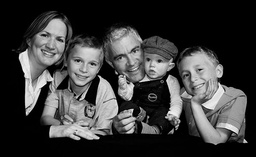
#> input picture test_famille.jpg, 256 x 157 px, shrunk from 600 x 368 before the run; the run also reads 1 picture not shown here
$ python patch_matching.py   (Python 2 division)   (older library calls are emulated)
#> lines starting #> are read from the running program, lines starting #| are printed output that depends on the picture
# -*- coding: utf-8 -*-
"""
Created on Fri Jan 30 14:13:01 2015

@author: drizardnicolas
"""
from scipy import misc
import numpy as np
import matplotlib.pyplot as plt
import math

#load images in fray-scale layer
#    eye: reference patch
#    img: image where you want to find the patch eye
#    patchs_number: number of occurences of the patch eye in the image

img = misc.imread('test_famille.jpg',1)
#> img: shape (157, 256) float32; min 0, max 252, mean 59.3
eye=misc.imread('eye_famille.png',1)
#data parameters
i0=eye.shape[0]
#> i0 = 8
j0=eye.shape[1]
#> j0 = 8
eye_size=i0*j0
#> eye_size = 64


i1=img.shape[0]
#> i1 = 157
j1=img.shape[1]
#> j1 = 256

patchs_number=5
#----------------------------------------Estimate the patch

#mean
mu_eye=np.zeros((3,1))
mu_eye[0,0]=eye.shape[0]/2
mu_eye[1,0]=eye.shape[1]/2
mu_eye[2,0]=np.mean(eye)

#covariance
cov_eye=np.zeros((3,3))
for i in range(i0):
    for j in range(j0):
        X=np.array([[i],[j],[eye[i,j]]])
        cov_eye+=np.dot((X-mu_eye),np.transpose(X-mu_eye))
#> after the loop, cov_eye = [[352, 16, 4293], [16, 352, 331], [4293, 331, 189080.9]]
cov_eye=cov_eye/(eye_size-1)
#> cov_eye = [[5.59, 0.254, 68.14], [0.254, 5.59, 5.25], [68.14, 5.25, 3001.3]]


#----------------------------------set the summed area table

#sum to compute mu
I_sum=np.zeros((i1,j1))
for i in range(i1):
    for j in range(j1):
        I_sum[i,j]=img[i,j]+(I_sum[i-1,j] if i>0 else 0)+(I_sum[i,j-1] if j>0 else 0)-(I_sum[i-1,j-1] if i>0 and j>0 else 0)
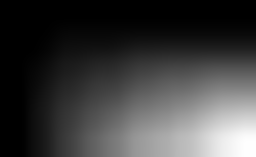
#> I_sum: shape (157, 256) float64; min 0, max 2382483, mean 580005.8; drawn with min black and max white

#sum to compute cov
I_square=np.zeros((i1,j1,3,3))
for i in range(i1):
    for j in range(j1):
        X=np.array([[i],[j],[img[i,j]]])
        I_square[i,j,:,:]=np.dot(X,np.transpose(X))+(I_square[i-1,j,:,:] if i>0 else 0)+(I_square[i,j-1,:,:] if j>0 else 0)-(I_square[i-1,j-1,:,:] if i>0 and j>0 else 0)

# [9 lines of commented-out code are left out]

print "Pre-processing completed"

#---------Patch Matching

#Naive approach

print "Naive Patch-Matching begins"

#-----------------------------set the KL-table
KL=np.zeros((img.shape[0]-i0+1,img.shape[1]-j0+1))
mu_temp=np.zeros((3,1))
mu_temp[0,0]=i0/2
mu_temp[1,0]=j0/2
KL_min=np.array([[0],[0],[1000]])
for i in range(img.shape[0]-i0 +1):
    print "KL line "+str(i)
    for j in range(img.shape[1]-j0 +1):
        #patch analyzed: i to i+i0-1 and j to j+j0-1
        #mu computation
        sum_int=I_sum[i+i0-1,j+j0-1]-(I_sum[i-1,j+j0-1] if i>0 else 0)-(I_sum[i+i0-1,j-1] if j>0 else 0)+(I_sum[i-1,j-1] if i>0 and j>0 else 0)
        mu_temp[2,0]=(sum_int)/(eye_size)#compute mu with the summed area table

        #cov NAIVE computation
        cov_temp=np.zeros((3,3))
        for k in range(i0):
            for l in range(j0):
                X=np.array([[k],[l],[img[i+k,j+l]]])
                cov_temp+=np.dot((X-mu_temp),np.transpose(X-mu_temp))
        cov_temp=cov_temp/(eye_size-1)
        #Debug zone
        #print "true cov_temp is "+str(cov_tempold)

        #cov computation with summed area table
#        cov_temp=np.zeros((3,3))
#        sum_square=np.zeros((3,3))
#
#        sum_x=0.5*j0*i0*i0
#        sum_y=0.5*i0*j0*j0
#        sum_square=I_square[i+i0-1,j+j0-1,:,:]-(I_square[i-1,j+j0-1,:,:] if i>0 else 0)-(I_square[i+i0-1,j-1,:,:] if j>0 else 0)+(I_square[i-1,j-1,:,:] if i>0 and j>0 else 0)
#
#        X=np.array([[sum_x],[sum_y],[sum_int]])
#
#        cov_temp=sum_square+np.dot(mu_temp,np.transpose(mu_temp))-np.dot(mu_temp,np.transpose(X))-np.dot(X,np.transpose(mu_temp))
#        cov_temp=cov_temp/(eye_size-1)
        #Debug zone
        #print "new cov_temp is "+str(cov_temp)

        #KL symetrized computation
        #KL[i,j]=0.25*(np.trace(np.dot(np.linalg.pinv(cov_temp),cov_eye))+np.trace(np.dot(np.linalg.pinv(cov_eye),cov_temp))+np.sum(np.dot(np.dot(np.transpose(mu_temp-mu_eye),np.linalg.pinv(cov_temp)),(mu_temp-mu_eye)))+np.sum(np.dot(np.dot(np.transpose(mu_eye-mu_temp),np.linalg.pinv(cov_eye)),(mu_eye-mu_temp)))-6)

        #Bhattacharyya distance
        sigma=0.5*(cov_temp+cov_eye)
        KL[i,j]=0.125*(np.dot(np.dot(np.transpose(mu_eye-mu_temp),np.linalg.pinv(sigma)),(mu_eye-mu_temp))+0.5*math.log(np.linalg.det(sigma)/(math.sqrt(np.linalg.det(cov_temp)*np.linalg.det(cov_eye)))))
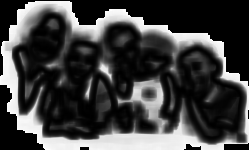
#> KL: shape (150, 249) float64; 21.23% of the values are NaN or infinite; the others: min 0.000195, max 1.93, mean 0.634; drawn with min black, max white, NaN and infinite black
#> after the loop, mu_temp = [4, 4, 0]

print "Naive Patch-Matching completed"

#------------Find the top matchs_number patch matching the eye patch in the img based on the KL table
#check if the patch with left corner (i_test,j_test) is not to close of the patch with left corner (i_ref,j_ref) with the precision precision
def around(i_test,j_test,i_ref,j_ref,precision):
    i_ret=False
    j_ret=False
    for k in range(precision):
        if i_test==i_ref+k or i_test==i_ref-k:
            i_ret=True
        if j_test==j_ref+k or j_test==j_ref-k:
            j_ret=True
    return i_ret*j_ret

#store the top patchs_number patch maching the input eye in the image img
KL_min=np.zeros((3,patchs_number))
for  l in range(patchs_number):
    KL_min[2,l]=10000


for i in range(i1-i0+1):
    for j in range(j1-j0+1):
        for k in range(patchs_number):
            if KL[i,j]<KL_min[2,k]:#new top min founded,with ranking k among the top patchs_number
                #initialisation
                boolean_better=False
                boolean_worse=False
                m=0
                while (not boolean_better and m<k):# check if the new top min patch is not to close of a better patch
                    boolean_better=around(i,j,KL_min[0,m],KL_min[1,m],10)
                    m+=1
                if not boolean_better: #current patch far enough from the other patchs
                    l=k
                    while (not boolean_worse and l<(patchs_number-1)):#check if the new top min patch we are storing is not to close of a worse patch. In this case we need to erase this worse patch
                        # NB: There is at most only one worse patch too close, because the patchs already stored are supposed to be far enough from each other
                        boolean_worse=around(i,j,KL_min[0,l],KL_min[1,l],10)
                        l+=1

                    if boolean_worse:
                        #Debug zone
                        #print "Patch "+str((KL_min[0,l-1],KL_min[1,l-1]))+" too close to patch "+str((i,j))
                        for o in range(k,l-1,1):
                            KL_min[:,l-1+k-o]=KL_min[:,l-1+k-o-1]
                    else:
                        for o in range(patchs_number-k-1): #move the patch worse to the right of the K_min table
                            KL_min[:,patchs_number-o-1]=KL_min[:,patchs_number-o-1-1]
                    KL_min[0,k]=i
                    KL_min[1,k]=j
                    KL_min[2,k]=KL[i,j]
                    print str((i,j,KL_min))
                break

#Display the result
for k in range (patchs_number):
    i_min=KL_min[0,k]
    j_min=KL_min[1,k]
    print "Patch found on ("+str(i_min)+","+str(j_min)+") with the KL value "+str(KL_min[2,k])
    #Patch display
    for i in range(i0):
#> (the run stopped early here; a loop or call above may not have finished)
